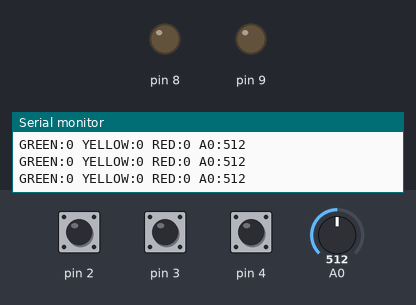
A sketch run on a simulated Arduino Uno, built with avr-gcc and run on an emulated ATmega328P. Parts: output pins drawn as LEDs (lit = HIGH), the last lines printed to the serial monitor. Inputs (shaded band) come from the test bench; at power-on: pin 2 HIGH, pin 4 HIGH, pin 3 HIGH, A0 = 512.

Above: at 1.2 s.
1.3 s: pin 2 pulled LOW for 0.25 s
At 1.5 s:
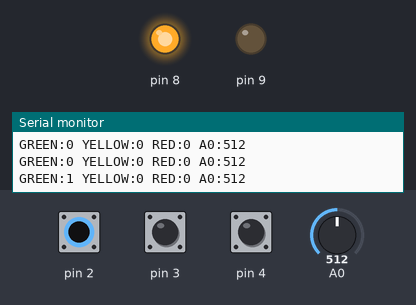
3.1 s: pin 4 pulled LOW for 0.25 s
At 3.31 s:
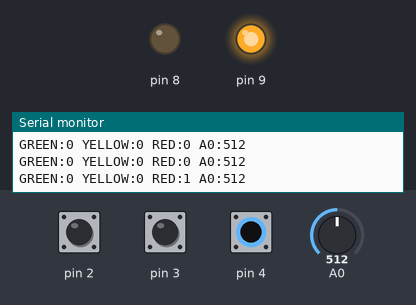
4.9 s: pin 4 pulled LOW for 3.2 s
At 9.0 s:
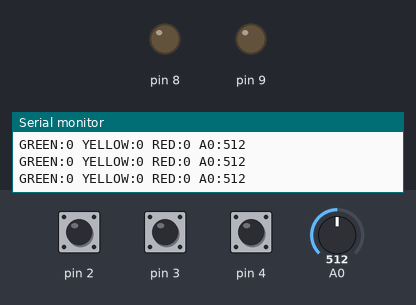
9.7 s: pin 2 pulled LOW for 3.2 s
At 10.5 s:
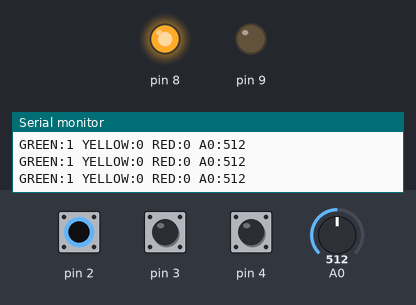
14.5 s: pin 2 driven LOW and pin 4 driven LOW
At 15.9 s:
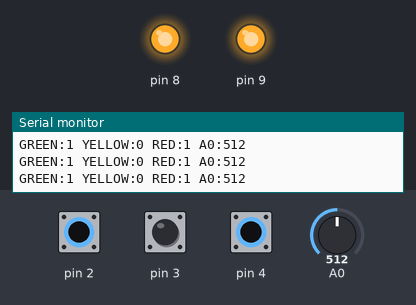
Timing chart, 0 to 17.5 s (numbered marks = the images above; inputs shaded):
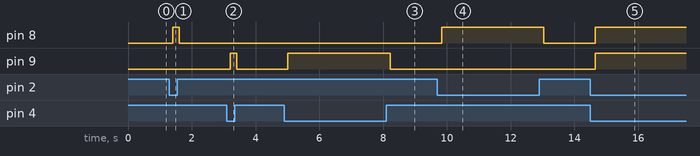

The sketch:

components.ino
```cpp
// Temporary diagnostic sketch: replaces the main firmware until re-uploaded.
void setup() {
  Serial.begin(9600);
  pinMode(2, INPUT_PULLUP);
  pinMode(3, INPUT_PULLUP);
  pinMode(4, INPUT_PULLUP);
  pinMode(8, OUTPUT);
  pinMode(9, OUTPUT);
}

void loop() {
  bool green = digitalRead(2) == LOW;
  bool yellow = digitalRead(3) == LOW;
  bool red = digitalRead(4) == LOW;

  digitalWrite(8, green);
  digitalWrite(9, red);

  Serial.print("GREEN:");
  Serial.print(green);
  Serial.print(" YELLOW:");
  Serial.print(yellow);
  Serial.print(" RED:");
  Serial.print(red);
  Serial.print(" A0:");
  Serial.println(analogRead(A0));
  delay(200);
}
```

Measured:
- after the input at 1.3 s, pin 8: LOW → HIGH after 0.11 s, → LOW 0.20 s later
- after the input at 3.1 s, pin 9: LOW → HIGH after 0.11 s, → LOW 0.20 s later
- after the input at 4.9 s, pin 9: LOW → HIGH after 0.12 s, → LOW 3.2 s later
- after the input at 9.7 s, pin 8: LOW → HIGH after 0.13 s, → LOW 3.2 s later
- after the input at 14.5 s, pin 8, pin 9: LOW → HIGH after 0.15 s
